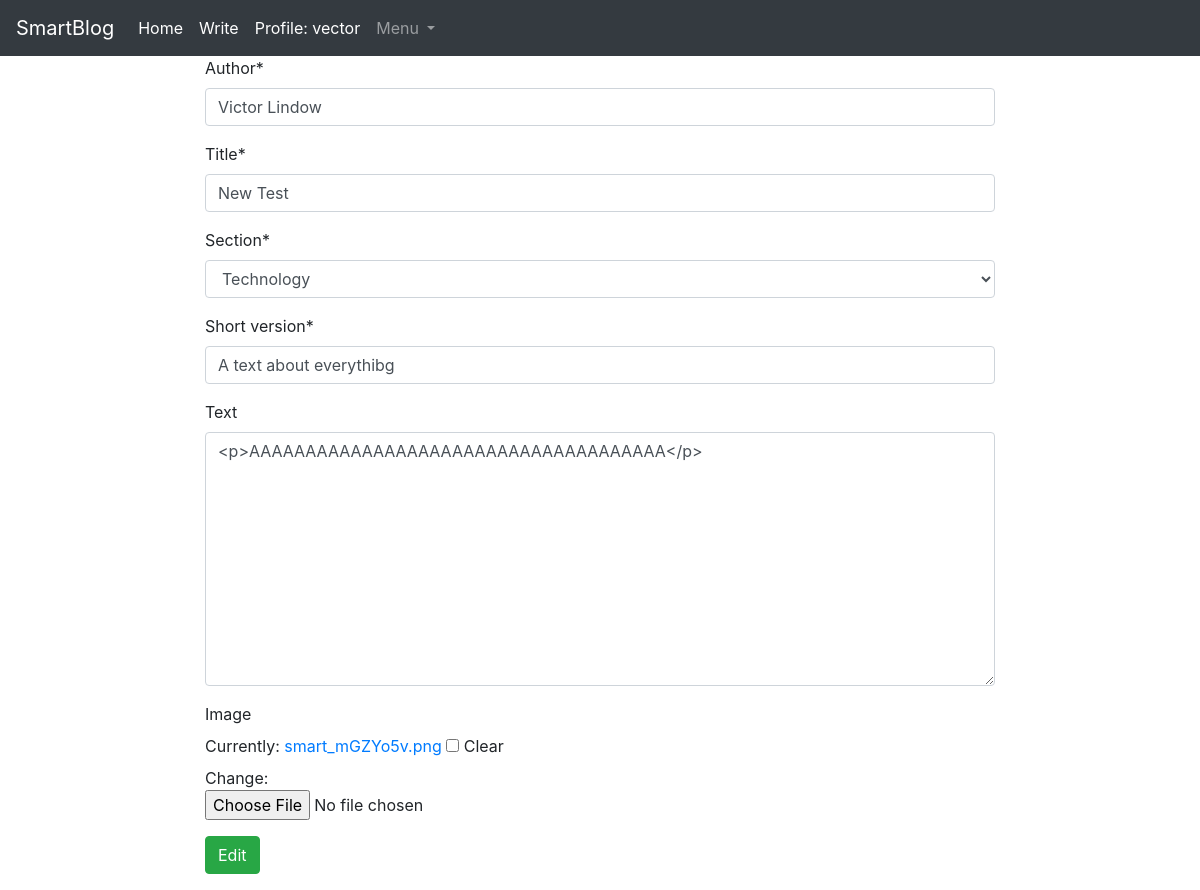
Screenshot of /edit/14 (signed in) with the database file from the repository.
### blog/models.py (models this page shows)
class Blog(models.Model):
    author = models.CharField(max_length=115, validators=[validate_name])
    title = models.CharField(max_length=250, validators=[validate_title])
    timestamp = models.DateTimeField(auto_now_add=True)
    likes = models.IntegerField(default=0)
    section = models.CharField(max_length=115)
    dislikes = models.IntegerField(default=0)
    short_version = models.CharField(max_length=1155, validators=[validate_shortversion])
    text = RichTextField(blank=True, null=True)
    image = models.ImageField(blank=True, upload_to="")
    class Meta:
        permissions = (
            ("can_write", "Can write"),
            ("can_read", "Can read"),
        )

### blog/views.py (the view)
# urls.py: path('edit/<int:pk>', Edit.as_view(), name="Edit-blog"),
class Edit(UpdateView):
    model = Blog
    form_class = RawBlogForm
    template_name = "blog_edit.html"
    success_url = reverse_lazy('list_articles')

### blog/forms.py
class RawBlogForm(forms.ModelForm):
    class Meta:
        model = Blog
        fields = ['author', 'title', 'section', 'short_version', 'text', 'image']
        widgets = {
            'section': Select(choices=sections)
        }

### blog/templatetags/auth_extras.py (called while the page is built)
@register.filter(name="has_group")
def has_group(user, group_name):
    group = Group.objects.get(name=group_name)
    return True if group in user.groups.all() else False

### templates/blog_edit.html (shortened to what this page needs)
{% extends "base.html" %}
{% load crispy_forms_tags %}
{% load auth_extras %}
{% block content %}
    {% if request.user|has_group:"Admin" %}
        <div class="row justify-content-center">
            <div class="col-8">
                <div class="form-group">
                    <form method="post" action="" enctype="multipart/form-data" class="form-group mb-3">{% csrf_token %}
                        {{ form|crispy }}
                        <button class="btn btn-success">Edit</button>
                    </form>
                </div>
            </div>
        </div>
    {% else %}
        <p>You are not allowed to edit this blog!</p>
        <a href="/articles">Back</a>
    {% endif %}
{% endblock %}

### templates/base.html (shortened to what this page needs)
<!DOCTYPE html>
<html lang="en">
  {% load static %}
  <head>
    <link
      rel="stylesheet"
      href="https://stackpath.bootstrapcdn.com/bootstrap/4.5.0/css/bootstrap.min.css"
    />
    <link rel="stylesheet"  href="{% static "base.css" %}" />
    <nav class="navbar navbar-expand-lg navbar-dark bg-dark" id="navbar">
      <a class="navbar-brand" href="/home">SmartBlog</a>
      <div class="collapse navbar-collapse" id="navbarNavDropdown">
        <ul class="navbar-nav">
          <li class="nav-item active">
            <a class="nav-link" href="/home"
              >Home</a>
            <li class="nav-item active">
            <a class="nav-link" href="/create"
              >Write</a>
            <li class="nav-item active">
                <a class="nav-link" href="/user/{{ request.user }}/">Profile: {{ request.user }}</a>
            </li>
          <li class="nav-item dropdown">
            <a
              class="nav-link dropdown-toggle"
              href="#"
              id="navbarDropdownMenuLink"
              role="button"
              data-toggle="dropdown"
              aria-haspopup="true"
              aria-expanded="false"
            >
              Menu
            </a>
          </li>
        </ul>
      </div>
    </nav>
  </head>
  <body>
    {% if user.is_authenticated %}
        {% block content %} {% endblock %}
    {% else %}
        {% block extra %} {% endblock %}
    {% endif %}
  </body>
</html>

### static/base.css (style rules this page uses)
#navbar { position: relative; z-index: 5; }

### rows the page displays
Blog: author "Victor Lindow", title "New Test", section "Technology", short_version "A text about everythibg", text "<p>AAAAAAAAAAAAAAAAAAAAAAAAAAAAAAAAAAAAA</p>"

### other values shown
{{ request.user }} "vector"
